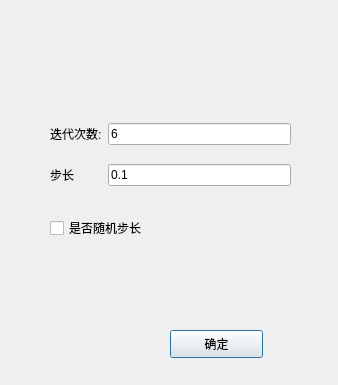
<?xml version="1.0" encoding="UTF-8"?>
<ui version="4.0">
 <class>paraDialog</class>
 <widget class="QDialog" name="paraDialog">
  <property name="geometry">
   <rect>
    <x>0</x>
    <y>0</y>
    <width>338</width>
    <height>385</height>
   </rect>
  </property>
  <property name="windowTitle">
   <string>Dialog</string>
  </property>
  <widget class="QCheckBox" name="checkBox">
   <property name="geometry">
    <rect>
     <x>50</x>
     <y>220</y>
     <width>151</width>
     <height>16</height>
    </rect>
   </property>
   <property name="text">
    <string>是否随机步长</string>
   </property>
  </widget>
  <widget class="QPushButton" name="pushButton">
   <property name="geometry">
    <rect>
     <x>170</x>
     <y>330</y>
     <width>93</width>
     <height>28</height>
    </rect>
   </property>
   <property name="text">
    <string>确定</string>
   </property>
  </widget>
  <widget class="QWidget" name="">
   <property name="geometry">
    <rect>
     <x>50</x>
     <y>110</y>
     <width>241</width>
     <height>91</height>
    </rect>
   </property>
   <layout class="QGridLayout" name="gridLayout">
    <item row="0" column="0">
     <widget class="QLabel" name="label">
      <property name="text">
       <string>迭代次数:</string>
      </property>
     </widget>
    </item>
    <item row="0" column="1">
     <widget class="QLineEdit" name="iterationNumEdit">
      <property name="text">
       <string>6</string>
      </property>
     </widget>
    </item>
    <item row="1" column="0">
     <widget class="QLabel" name="label_2">
      <property name="text">
       <string>步长</string>
      </property>
     </widget>
    </item>
    <item row="1" column="1">
     <widget class="QLineEdit" name="strideEdit">
      <property name="text">
       <string>0.1</string>
      </property>
     </widget>
    </item>
   </layout>
  </widget>
 </widget>
 <resources/>
 <connections/>
</ui>
